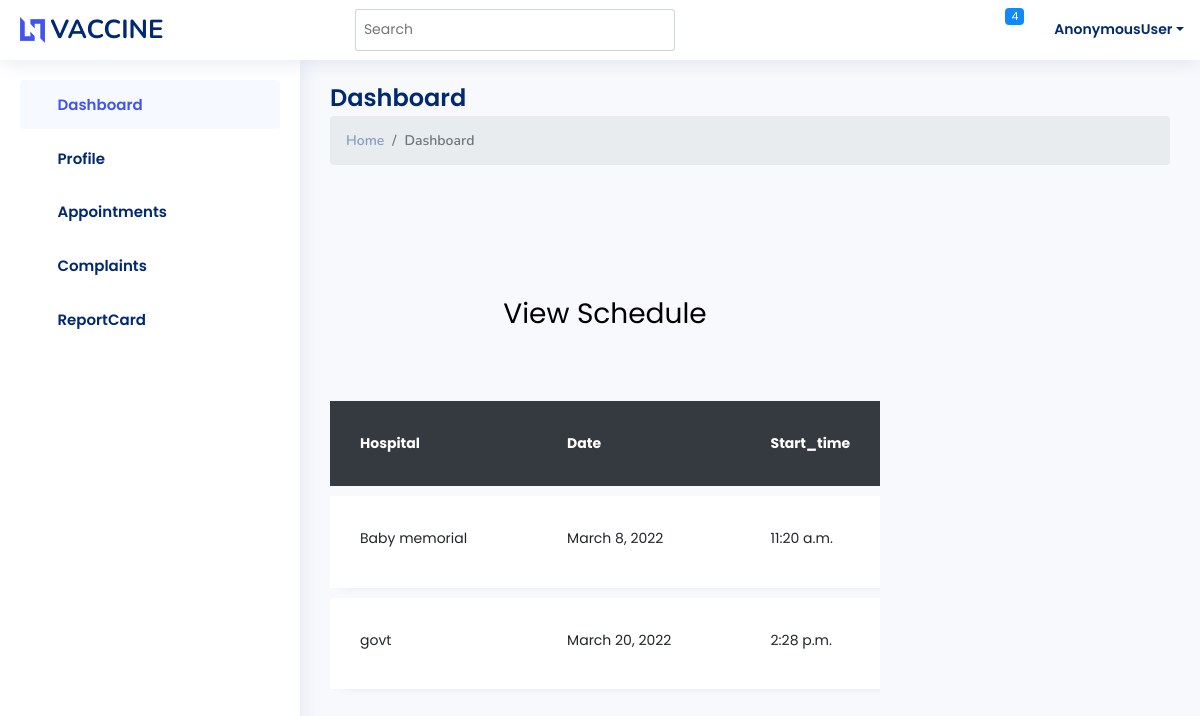
Before: /userschedule with the older database file.
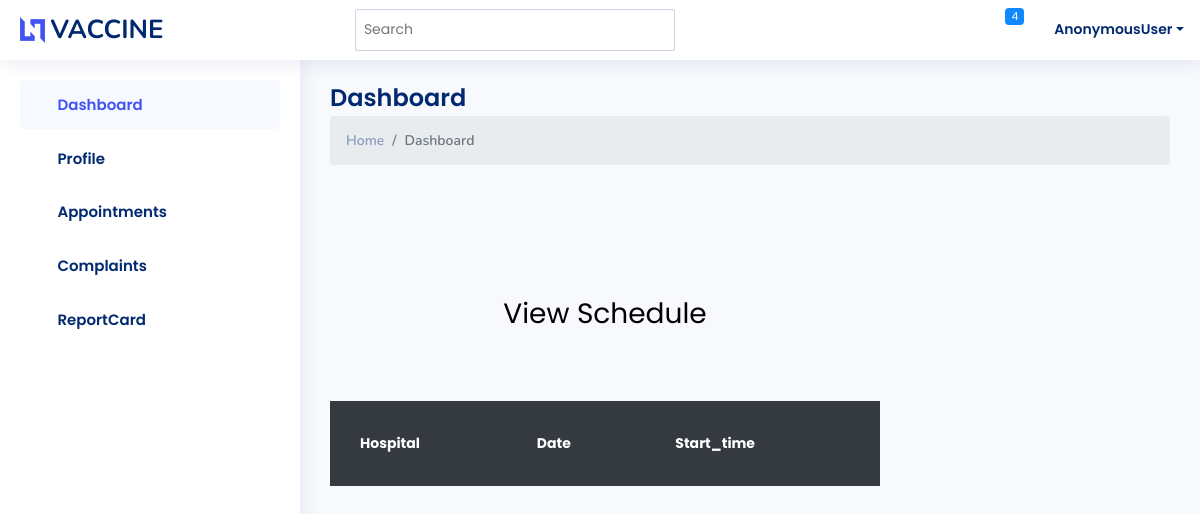
After: the same page with the newer database file.
### proapp/models.py (models this page shows)
class Schedule(models.Model):
    Hospital = models.ForeignKey(hospital, on_delete=models.CASCADE)
    date = models.DateField()
    start_time = models.TimeField()
    end_time = models.TimeField()

class hospital(models.Model):
    Hospital_Name = models.CharField(max_length=50)
    place = models.CharField(max_length=50)
    contact_no = models.CharField(max_length=50)
    email = models.EmailField()
    def __str__(self):
        return self.Hospital_Name

### proapp/Userviews.py (the view)
def user_view_schedule(request):
    data = Schedule.objects.all()
    return render(request, 'user_temp/User_View_Schedule.html', {'data': data})

### templates/user_temp/User_View_Schedule.html (shortened to what this page needs)
{% extends 'user_temp/User_home.html' %}
{% block content %}
{% load static %}
<html lang="en" xmlns="http://www.w3.org/1999/html">
  <head>
	<link rel="stylesheet" href="https://stackpath.bootstrapcdn.com/font-awesome/4.7.0/css/font-awesome.min.css">
	<link rel="stylesheet" href="{% static 'assets_table/css/style.css' %}">
	</head>
	<body>
	<section class="ftco-section">
		<div class="container">
			<div class="row justify-content-center">
				<div class="col-md-6 text-center mb-5">
					<h2 class="heading-section">View Schedule</h2>
				</div>
			</div>
			<div class="row">
				<div class="col-md-12">
					<div class="table-wrap">
						<table class="table">
						  <thead class="thead-dark">
						    <tr>
						      <th>Hospital</th>
						      <th>Date</th>
						      <th>Start_time</th>
								<th>End_time</th>
						    </tr>
						  </thead>
						  <tbody>
						  {% for i in data %}
						    <tr class="alert" role="alert">
						      <td>{{i.Hospital}}</td>
						      <td>{{i.date}}</td>
						      <td>{{i.start_time}}</td>
						    </tr>
						  </tbody>
							{% endfor %}
						</table>
					</div>
				</div>
			</div>
		</div>
	</section>
	</div>
	</body>
</html>
{% endblock %}

### templates/user_temp/User_home.html (shortened to what this page needs)
<!DOCTYPE html>
<html lang="en">
{% load static %}
<head>
  <link href="{% static 'assets/vendor/bootstrap/css/bootstrap.min.css' %}" rel="stylesheet">
  <link href="{% static 'assets/vendor/bootstrap-icons/bootstrap-icons.css' %}" rel="stylesheet">
  <link href="{% static 'assets/vendor/boxicons/css/boxicons.min.css' %}" rel="stylesheet">
  <link href="{% static 'assets/vendor/quill/quill.snow.css' %}" rel="stylesheet">
  <link href="{% static 'assets/vendor/quill/quill.bubble.css' %}" rel="stylesheet">
  <link href="{% static 'assets/vendor/remixicon/remixicon.css' %}" rel="stylesheet">
  <link href="{% static 'assets/vendor/simple-datatables/style.css' %}" rel="stylesheet">
  <link href="{% static 'assets/css/style.css' %}" rel="stylesheet">
</head>
<body>
  <header id="header" class="header fixed-top d-flex align-items-center">
    <div class="d-flex align-items-center justify-content-between">
      <a href="index.html" class="logo d-flex align-items-center">
        <img src="{% static 'assets/img/logo.png' %}" alt="">
        <span class="d-none d-lg-block">VACCINE</span>
      </a>
      <i class="bi bi-list toggle-sidebar-btn"></i>
    </div>
    <div class="search-bar">
      <form class="search-form d-flex align-items-center" method="POST" action="#">
        <input type="text" name="query" placeholder="Search" title="Enter search keyword">
        <button type="submit" title="Search"><i class="bi bi-search"></i></button>
      </form>
    </div>
    <nav class="header-nav ms-auto">
      <ul class="d-flex align-items-center">
        <li class="nav-item dropdown">
          <a class="nav-link nav-icon" href="#" data-bs-toggle="dropdown">
            <i class="bi bi-bell"></i>
            <span class="badge bg-primary badge-number">4</span>
          </a>
        </li>
        <li class="nav-item dropdown pe-3">
          <a class="nav-link nav-profile d-flex align-items-center pe-0" href="#" data-bs-toggle="dropdown">
            <span class="d-none d-md-block dropdown-toggle ps-2">{{request.user}}</span>
          </a>
        </li>
      </ul>
    </nav>
  </header>
  <aside id="sidebar" class="sidebar">
    <ul class="sidebar-nav" id="sidebar-nav">
      <li class="nav-item">
        <a class="nav-link " href="index.html">
          <i class="bi bi-grid-1x2-fill"></i>
          <span>Dashboard</span>
        </a>
      </li>
      <li class="nav-item">
        <a class="nav-link collapsed" data-bs-target="#components-nav2" data-bs-toggle="collapse" href="#">
          <i class="bi bi-grid-3x3-gap"></i><span>Profile</span>
          <i class="bi bi-chevron-down ms-auto"></i>
        </a>
      </li>
      <li class="nav-item">
        <a class="nav-link collapsed" data-bs-target="#components-nav1" data-bs-toggle="collapse" href="#">
          <i class="bi bi-grid-3x3-gap"></i><span>Appointments</span>
          <i class="bi bi-chevron-down ms-auto"></i>
        </a>
      </li>
      <li class="nav-item">
        <a class="nav-link collapsed" data-bs-target="#components-nav3" data-bs-toggle="collapse" href="#">
          <i class="bi bi-grid-3x3-gap"></i><span>Complaints</span>
          <i class="bi bi-chevron-down ms-auto"></i>
        </a>
      </li>
      <li class="nav-item">
        <a class="nav-link collapsed" data-bs-target="#charts-nav" data-bs-toggle="collapse" href="#">
          <i class="bi bi-grid-3x3-gap"></i><span>ReportCard</span>
          <i class="bi bi-chevron-down ms-auto"></i>
        </a>
      </li>
    </ul>
  </aside>
  <main id="main" class="main">
    <div class="pagetitle">
      <h1>Dashboard</h1>
      <nav>
        <ol class="breadcrumb">
          <li class="breadcrumb-item"><a href="index.html">Home</a></li>
          <li class="breadcrumb-item active">Dashboard</li>
        </ol>
      </nav>
    </div>
    <section class="section dashboard">
      <div class="row">
        <div class="col-lg-8">
          <div class="row">
                  {% block content %}
                  {% endblock %}
</body>
</html>

### static/assets/css/style.css (style rules this page uses)
:root { scroll-behavior: smooth; }
body { font-family: "Open Sans", sans-serif; background: #f6f9ff; color: #444444; }
a { color: #4154f1; text-decoration: none; }
h1, h2, h3, h4, h5, h6 { font-family: "Nunito", sans-serif; }
#main { margin-top: 60px; padding: 20px 30px; transition: all 0.3s; }
.pagetitle { margin-bottom: 10px; }
.pagetitle h1 { font-size: 24px; margin-bottom: 0; font-weight: 600; color: #012970; }
.breadcrumb { font-size: 14px; font-family: "Nunito", sans-serif; color: #899bbd; font-weight: 600; }
.breadcrumb a { color: #899bbd; transition: 0.3s; }
.breadcrumb .breadcrumb-item::before { color: #899bbd; }
.breadcrumb .active { color: #51678f; font-weight: 600; }
.logo { line-height: 1; }
@media (min-width: 1200px) { .logo { width: 280px; } }
.logo img { max-height: 26px; margin-right: 6px; }
.logo span { font-size: 26px; font-weight: 700; color: #012970; font-family: "Nunito", sans-serif; }
.header { transition: all 0.5s; z-index: 997; height: 60px; box-shadow: 0px 2px 20px rgba(1, 41, 112, 0.1); background-color: #fff; padding-left: 20px; }
.header .toggle-sidebar-btn { font-size: 32px; padding-left: 10px; cursor: pointer; color: #012970; }
.header .search-bar { min-width: 360px; padding: 0 20px; }
.header .search-form { width: 100%; }
.header .search-form input { border: 0; font-size: 14px; color: #012970; border: 1px solid rgba(1, 41, 112, 0.2); padding: 7px 38px 7px 8px; border-radius: 3px; transition: 0.3s; width: 100%; }
.header .search-form button { border: 0; padding: 0; margin-left: -30px; background: none; }
.header .search-form button i { color: #012970; }
.header-nav ul { list-style: none; }
.header-nav > ul { margin: 0; padding: 0; }
.header-nav .nav-icon { font-size: 20px; color: #012970; }
.header-nav .nav-profile { color: #012970; }
.header-nav .nav-profile span { font-size: 14px; font-weight: 600; }
.header-nav .badge-number { position: absolute; inset: 4px 6px auto auto; font-weight: normal; font-size: 11px; padding: 3px 6px; }
.sidebar { position: fixed; top: 60px; left: 0; bottom: 0; width: 300px; z-index: 996; transition: all 0.3s; padding: 20px; overflow-y: auto; scrollbar-width: thin; scrollbar-color: #aab7cf transparent; box-shadow: 0px 0px 20px rgba(1, 41, 112, 0.1); background-color: #fff; }
@media (min-width: 1200px) { #main, #footer { margin-left: 300px; } }
.sidebar-nav { padding: 0; margin: 0; list-style: none; }
.sidebar-nav li { padding: 0; margin: 0; list-style: none; }
.sidebar-nav .nav-item { margin-bottom: 5px; }
.sidebar-nav .nav-link { display: flex; align-items: center; font-size: 15px; font-weight: 600; color: #4154f1; transition: 0.3; background: #f6f9ff; padding: 10px 15px; border-radius: 4px; }
.sidebar-nav .nav-link i { font-size: 16px; margin-right: 10px; color: #4154f1; }
.sidebar-nav .nav-link.collapsed { color: #012970; background: #fff; }
.sidebar-nav .nav-link.collapsed i { color: #899bbd; }
.sidebar-nav .nav-link .bi-chevron-down { margin-right: 0; transition: transform 0.2s ease-in-out; }

Changed rows visible on the page:
removed Schedule: Hospital "Baby memorial", date "March 8, 2022", start_time "11:20 a.m."
removed Schedule: Hospital "govt", date "March 20, 2022", start_time "2:28 p.m."
